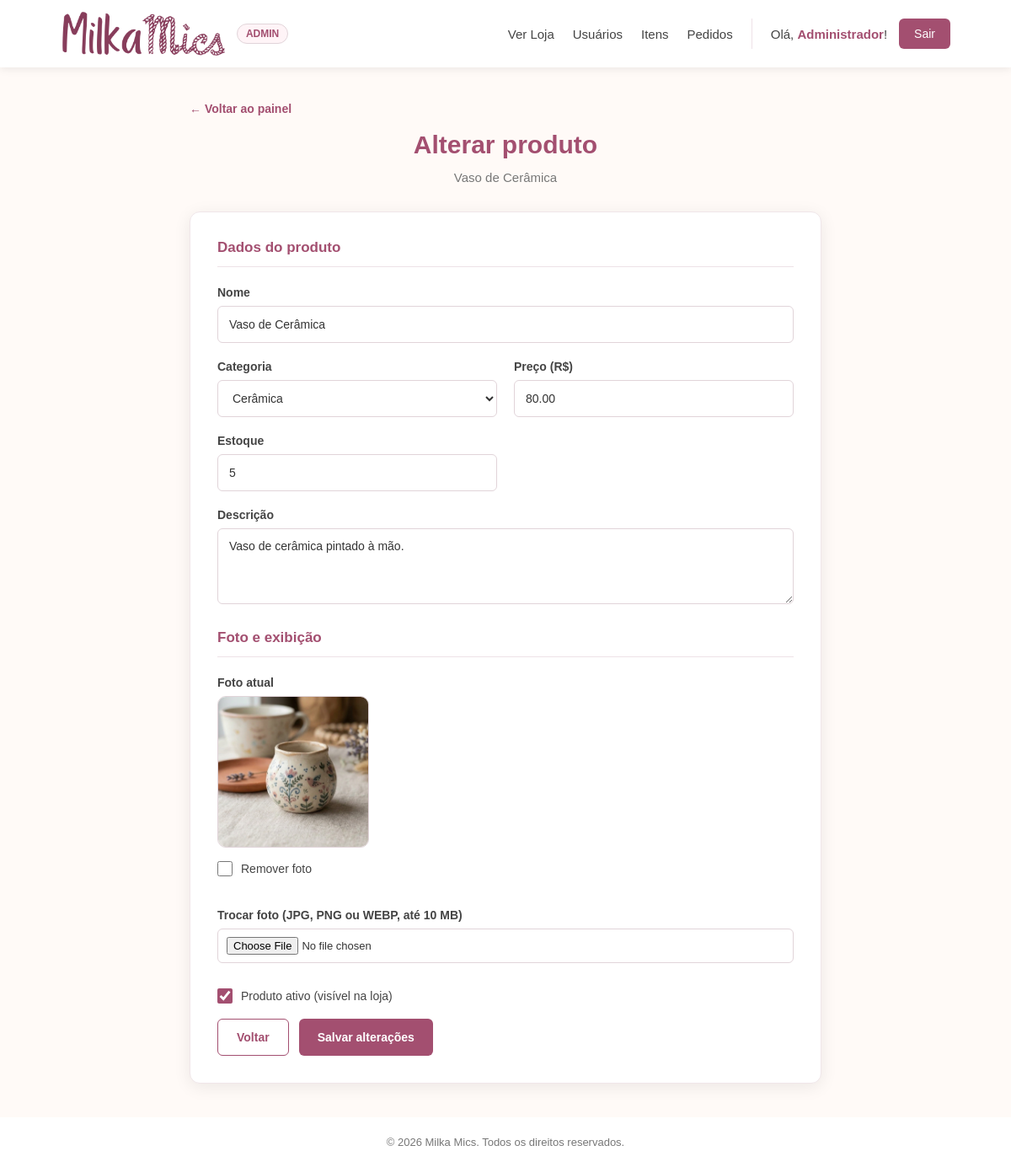
The app's page /admin/produtos/alterar.php?id=2 (signed in) with its own data.
### tables this page shows
CREATE TABLE PRODUTOS (
    ID            INT AUTO_INCREMENT PRIMARY KEY,
    CATEGORIA_ID  INT NOT NULL,
    NOME          VARCHAR(150) NOT NULL,
    DESCRICAO     TEXT, 
    PRECO         DECIMAL(10,2) NOT NULL,
    ESTOQUE       INT NOT NULL DEFAULT 0,
    IMAGEM        VARCHAR(255) DEFAULT NULL,
    ATIVO         TINYINT(1) NOT NULL DEFAULT 1,
    CRIADO_EM     TIMESTAMP DEFAULT CURRENT_TIMESTAMP,
    ATUALIZADO_EM TIMESTAMP NOT NULL DEFAULT CURRENT_TIMESTAMP ON UPDATE CURRENT_TIMESTAMP,

    CONSTRAINT ck_prod_preco CHECK(PRECO >= 0),
    CONSTRAINT ck_prod_estoque CHECK(ESTOQUE >= 0),

    CONSTRAINT fk_prod_cat FOREIGN KEY (CATEGORIA_ID)
        REFERENCES CATEGORIAS(ID) ON DELETE RESTRICT
);

CREATE TABLE CATEGORIAS (
    ID INT AUTO_INCREMENT PRIMARY KEY,
    NOME VARCHAR(70) NOT NULL,
     
    SLUG VARCHAR(70) NOT NULL UNIQUE
);

### config/auth.php (called while the page is built, shortened)
<?php
function e($valor): string
{
    return htmlspecialchars((string) $valor, ENT_QUOTES, 'UTF-8');
}

### admin/produtos/alterar.php (the view, shortened to what this page needs)
<?php
require_once __DIR__ . '/../../config/conexao.php';
require_once __DIR__ . '/../../config/auth.php';
$id    = (int) ($_GET['id'] ?? 0);
$pasta = __DIR__ . '/../../assets/images/produtos/';
$busca = $conexao->prepare("SELECT * FROM PRODUTOS WHERE ID = ?");
$busca->bind_param('i', $id);
$busca->execute();
$produto = $busca->get_result()->fetch_assoc();
$categorias = $conexao->query(
    "SELECT ID, NOME FROM CATEGORIAS ORDER BY NOME"
);
require __DIR__ . '/../_topo.php';
?>
<div class="cabecalho">
    <h1>Alterar produto</h1>
    <p><?= e($produto['NOME']) ?></p>
</div>
<div class="card">
    <form method="post" enctype="multipart/form-data" action="alterar.php?id=<?= $id ?>">
        <h2 class="secao-titulo">Dados do produto</h2>
        <div class="grade">
            <div class="campo completo">
                <label for="nome">Nome</label>
                <input id="nome" type="text" name="nome" maxlength="150" required
                       placeholder="Ex.: Brinco de prata"
                       value="<?= e($produto['NOME']) ?>">
            </div>
            <div class="campo">
                <label for="categoria">Categoria</label>
                <select id="categoria" name="categoria_id" required>
                    <?php while ($c = $categorias->fetch_assoc()): ?>
                        <option value="<?= (int) $c['ID'] ?>"
                            <?= $c['ID'] == $produto['CATEGORIA_ID'] ? 'selected' : '' ?>>
                            <?= e($c['NOME']) ?>
                        </option>
                    <?php endwhile; ?>
                </select>
            </div>
            <div class="campo">
                <label for="preco">Preço (R$)</label>
                <input id="preco" type="number" name="preco" min="0" step="0.01" required
                       placeholder="0.00" value="<?= e($produto['PRECO']) ?>">
            </div>
            <div class="campo">
                <label for="estoque">Estoque</label>
                <input id="estoque" type="number" name="estoque" min="0" step="1" required
                       placeholder="Quantidade disponível"
                       value="<?= (int) $produto['ESTOQUE'] ?>">
            </div>
            <div class="campo completo">
                <label for="descricao">Descrição</label>
                <textarea id="descricao" name="descricao" maxlength="255" rows="4"
                          placeholder="Conte um pouco sobre a peça"><?= e($produto['DESCRICAO']) ?></textarea>
            </div>
        </div>
        <h2 class="secao-titulo">Foto e exibição</h2>
        <div class="grade">
            <div class="campo completo">
                <label>Foto atual</label>
                <div class="imagem-atual">
                    <?php if (!empty($produto['IMAGEM'])): ?>
                        <?php if (is_file($pasta . basename($produto['IMAGEM']))): ?>
                            <img class="miniatura-grande" src="/assets/images/produtos/<?= e($produto['IMAGEM']) ?>" alt="">
                        <?php else: ?>
                            <span class="aviso-texto">
                                O arquivo <?= e($produto['IMAGEM']) ?> não foi encontrado na pasta de imagens.
                            </span>
                        <?php endif; ?>
                        <label class="opcao">
                            <input type="checkbox" name="remover_imagem">
                            Remover foto
                        </label>
                    <?php else: ?>
                        <span class="texto-suave">Este produto ainda não tem foto.</span>
                    <?php endif; ?>
                </div>
            </div>
            <div class="campo completo">
                <label for="imagem">Trocar foto (JPG, PNG ou WEBP, até 10 MB)</label>
                <input id="imagem" type="file" name="imagem" accept=".jpg,.jpeg,.png,.webp">
            </div>
        </div>
        <label class="opcao">
            <input type="checkbox" name="ativo" <?= $produto['ATIVO'] ? 'checked' : '' ?>>
            Produto ativo (visível na loja)
        </label>
        <div class="acoes">
            <a href="listar.php" class="voltar">Voltar</a>
            <button type="submit">Salvar alterações</button>
        </div>
    </form>
</div>
<?php require __DIR__ . '/../_rodape.php'; ?>

### assets/css/style.css (style rules this page uses)
:root { --cor-principal: #a34f70; --cor-principal-escura: #873d5b; --cor-fundo: #fffaf7; --cor-texto: #333; --cor-texto-suave: #777; --cor-label: #444; --cor-placeholder: #aaa; --cor-borda-campo: #e1d4d9; --cor-borda-card: #f0e6e9; --cor-linha: #eee2e7; --cor-hover-claro: #fff4f7; --cor-branco: #fff; }
* { margin: 0; padding: 0; box-sizing: border-box; }
body { font-family: Arial, Helvetica, sans-serif; background: var(--cor-fundo); color: var(--cor-texto); min-height: 100vh; display: flex; flex-direction: column; }
.cabecalho { text-align: center; margin-bottom: 28px; }
.cabecalho h1 { color: var(--cor-principal); font-size: 30px; margin-bottom: 10px; }
.cabecalho p { color: var(--cor-texto-suave); font-size: 15px; line-height: 1.6; }
.card { background: var(--cor-branco); padding: 32px; border-radius: 12px; box-shadow: 0 4px 20px rgba(0, 0, 0, 0.08); border: 1px solid var(--cor-borda-card); }
.secao-titulo { font-size: 17px; font-weight: bold; color: var(--cor-principal); padding-bottom: 12px; margin-bottom: 22px; border-bottom: 1px solid var(--cor-linha); }
.grade { display: grid; grid-template-columns: repeat(2, minmax(0, 1fr)); gap: 20px; margin-bottom: 30px; }
.campo { display: flex; flex-direction: column; gap: 8px; }
.campo.completo { grid-column: 1 / -1; }
label { font-size: 14px; font-weight: 600; color: var(--cor-label); }
input, textarea { width: 100%; min-width: 0; height: 44px; padding: 0 13px; border: 1px solid var(--cor-borda-campo); border-radius: 6px; background: var(--cor-branco); color: var(--cor-texto); font-size: 14px; font-family: inherit; outline: none; transition: border-color 0.2s, box-shadow 0.2s; }
textarea { height: auto; padding: 12px 13px; }
input::placeholder, textarea::placeholder { color: var(--cor-placeholder); }
.acoes { display: flex; gap: 12px; margin-top: 5px; flex-wrap: wrap; }
button, .btn-primario, .voltar, .secundario { min-height: 44px; padding: 0 22px; border-radius: 6px; font-size: 14px; font-weight: bold; cursor: pointer; text-decoration: none; display: inline-flex; align-items: center; justify-content: center; transition: background 0.2s; }
button, .btn-primario { border: none; background: var(--cor-principal); color: var(--cor-branco); }
.voltar, .secundario { border: 1px solid var(--cor-principal); background: var(--cor-branco); color: var(--cor-principal); }

### admin/_topo.php (style rules this page uses)
select { width: 100%; height: 44px; padding: 0 13px; border: 1px solid var(--cor-borda-campo); border-radius: 6px; background: var(--cor-branco); color: var(--cor-texto); font-size: 14px; font-family: inherit; outline: none; cursor: pointer; }
input[type="checkbox"] { width: 18px; height: 18px; margin: 0; accent-color: var(--cor-principal); cursor: pointer; }
input[type="file"] { height: auto; padding: 9px 10px; font-size: 13px; cursor: pointer; }
.opcao { display: flex; align-items: center; gap: 10px; margin: 6px 0 18px; font-size: 14px; font-weight: normal; color: var(--cor-label); cursor: pointer; }
.miniatura-grande { width: 180px; height: 180px; object-fit: cover; border-radius: 10px; border: 1px solid var(--cor-borda-campo); display: block; margin-bottom: 4px; }
.imagem-atual { display: flex; flex-direction: column; align-items: flex-start; gap: 6px; min-height: 44px; justify-content: center; }

### records on screen
produtos: NOME "Vaso de Cerâmica", nome "Vaso de Cerâmica", categoria_id "Cerâmica", preco "80.00", estoque "5", descricao "Vaso de cerâmica pintado à mão.", IMAGEM (picture), ATIVO "☑"

### other values on screen
$cab_nome "Administrador"
